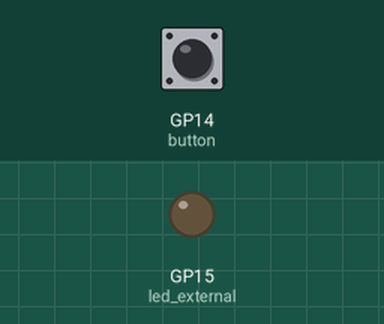
Bench run of a program on a simulated Raspberry Pi Pico running MicroPython. On the bench: output pins drawn as LEDs (lit = HIGH). Inputs (shaded band) come from the test bench; at power-on: GP14 (button) LOW.

Above: at 1.2 s.
1.3 s: GP14 (button) pulled HIGH for 0.15 s
At 2.6 s:
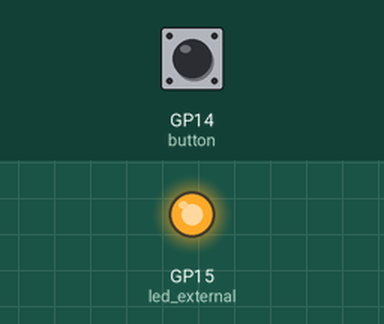
4.4 s: GP14 (button) pulled HIGH for 1 s
At 7.6 s:
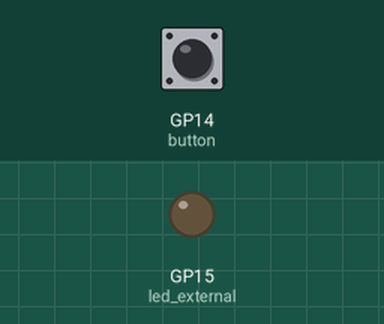
7.9 s: GP14 (button) pulled HIGH for 3.2 s
At 8.9 s:
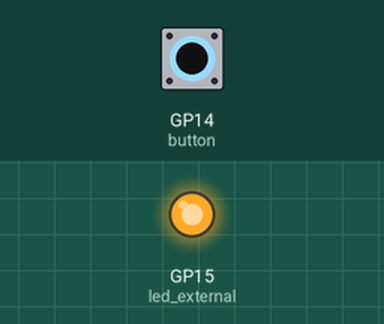
Timing chart, 0 to 13.4 s (numbered marks = the images above; inputs shaded):
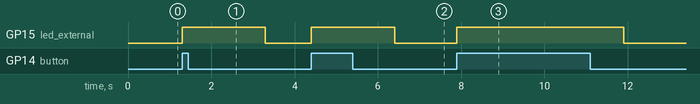

Measured:
- after the input at 1.3 s, GP15 (led_external): LOW → HIGH at once, → LOW 2.0 s later
- after the input at 4.4 s, GP15 (led_external): LOW → HIGH at once, → LOW 2.0 s later
- after the input at 7.9 s, GP15 (led_external): LOW → HIGH at once, → LOW 4.0 s later

The program:

switch.py
```python
import machine
import utime

button = machine.Pin(14, machine.Pin.IN, machine.Pin.PULL_DOWN)
led_external = machine.Pin(15, machine.Pin.OUT)

while True:
    if button.value() == 1:
        led_external.value(1)
        #led_external.toggle()
        utime.sleep(2)
    led_external.value(0)
```
